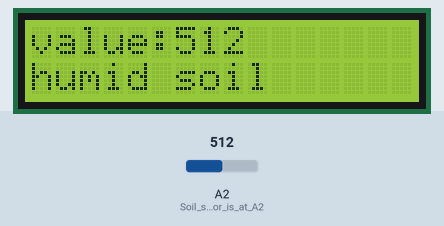
Recording of a sketch running on a simulated Arduino Uno, built with avr-gcc and run on an emulated ATmega328P. Parts: 16×2 character LCD. The inputs (shaded band) are chosen by the test bench; at power-on: A2 (Soil_sensor_is_at_A2) = 512. What the sketch prints to the serial monitor is not drawn.

Above: at 1.2 s.
1.3 s: A2 (Soil_sensor_is_at_A2) set to 685
At 2.3 s:
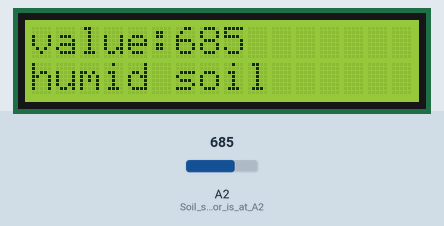
2.9 s: A2 (Soil_sensor_is_at_A2) set to 707
At 4.0 s:
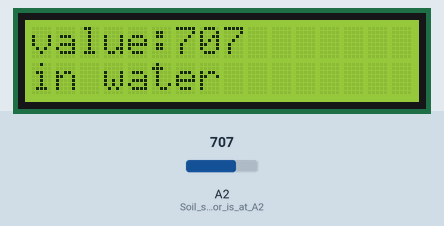
4.5 s: A2 (Soil_sensor_is_at_A2) set to 0
At 5.5 s:
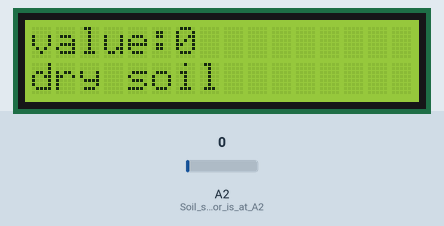
Timing chart, 0 to 7.5 s (numbered marks = the images above; inputs shaded):
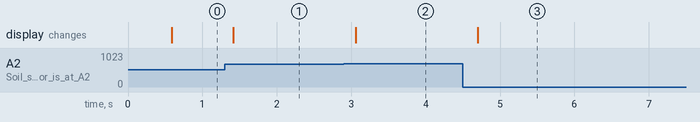

Measured:
- the behaviour switches between 700 and 701 on A2 (Soil_sensor_is_at_A2) (found by bisection; images 1 and 2)
- after the input at 1.3 s, the display: changes after 0.11 s (image 1)
- after the input at 2.9 s, the display: changes after 0.16 s (image 2)
- after the input at 4.5 s, the display: changes after 0.20 s (image 3)

The sketch:

soil_moisture_lcd.ino
```cpp
#include <Wire.h>
#include <LiquidCrystal_I2C.h>
volatile int value;
LiquidCrystal_I2C mylcd (0x27,16,2); // set the LCD address to 0x27 for a16 chars and 2 line display
void setup () {
  Serial.begin (9600); // Set the serial port baud rate to 9600
  value = 0;
  mylcd.init ();
  mylcd.backlight (); // Light up the backlight
  mylcd.clear (); // Clear the screen
  Serial.begin (9600); // Set the serial port baud rate to 9600
  pinMode (A2, INPUT); // Soil sensor is at A2, the mode is input
}
void loop () {
  Serial.print ("Soil moisture value:"); // Print the value of soil moisture
  Serial.print ("");
  Serial.println (value);
  delay (500); // Delay 0.5S
  value = analogRead (A2); // Read the value of the soil sensor
  if (value <300) // If the value is less than 300
{
    mylcd.clear (); // clear screen
    mylcd.setCursor (0, 0);
    mylcd.print ("value:"); //
    mylcd.setCursor (6, 0);
    mylcd.print (value);
    mylcd.setCursor (0, 1);
    mylcd.print ("dry soil"); // LCD screen print dry soil
    delay (300); // Delay 0.3S
  }
  else if ((value>=300) && (value <= 700)) // If the value is greater than 300 and less than 700
 {
    mylcd.clear (); //clear screen
    mylcd.setCursor (0, 0);
    mylcd.print ("value:");
    mylcd.setCursor (6, 0);
    mylcd.print (value);
    mylcd.setCursor (0, 1);
    mylcd.print ("humid soil"); // LCD screen printing humid soil
    delay (300); // Delay 0.3S
  } else if (value> 700) // If the value is greater than 700
 {
    mylcd.clear ();//clear screen
    mylcd.setCursor (0, 0);
    mylcd.print ("value:");
    mylcd.setCursor (6, 0);
    mylcd.print (value);
    mylcd.setCursor (0, 1);
    mylcd.print ("in water"); /// LCD screen printing in water
    delay (300); // Delay 0.3S
  }}
```
